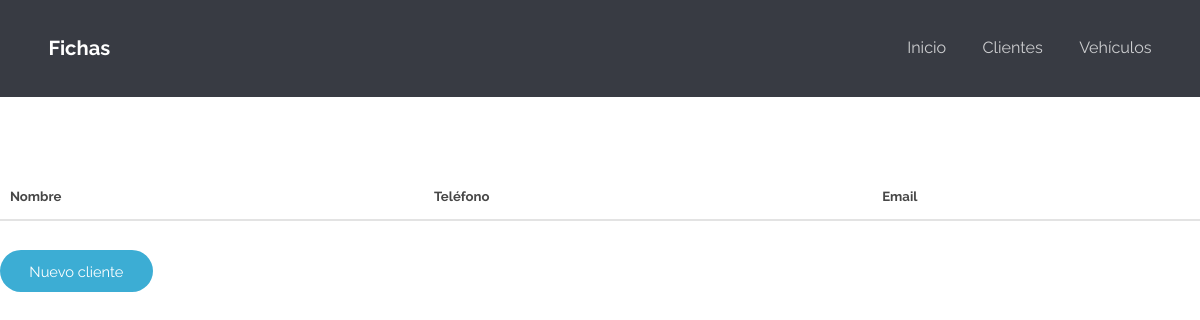
Before: /fichas/clientes/ with the older database file.
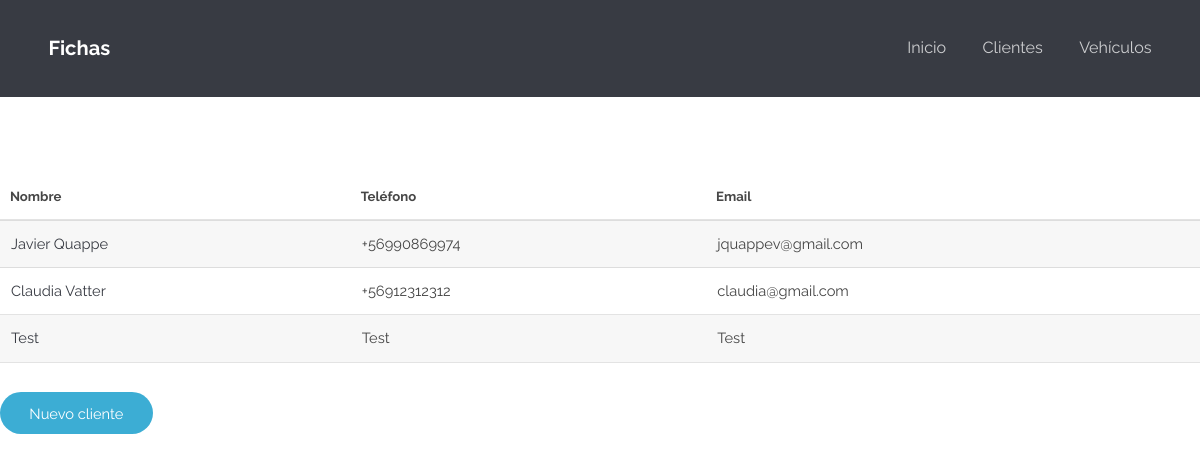
After: the same page with the newer database file.
### fichas/models.py (models this page shows, shortened)
class Cliente(models.Model):
	rut			= models.CharField(max_length = 10)
	nombre		= models.CharField(max_length = 100)
	telefono	= models.CharField(max_length = 12)
	email		= models.CharField(max_length = 100, blank = True)
	def get_absolute_url(self):
		return reverse("fichas:cliente-detail", kwargs={"id": self.id})

### fichas/views.py (the view)
# urls.py: path('clientes/', cliente_list_view, name='cliente-list'),
def cliente_list_view(request):
	queryset = Cliente.objects.all()
	context = {
		"object_list": queryset
	}
	return render(request, "clientes/cliente_list.html", context)

### fichas/templates/clientes/cliente_list.html (shortened to what this page needs)
{% extends 'fichas/base.html' %}
{% block content %}
<div class="lista">
	<table>
		<thead>
			<tr>
				<th>Nombre</th>
				<th>Teléfono</th>
				<th>Email</th>
			</tr>
		</thead>
		{% for instance in object_list %}
		<tr>
			<td><a href='{{ instance.get_absolute_url }}'>{{ instance.nombre }}</a></td>
			<td>{{ instance.telefono }}</td>
			<td>{{ instance.email }}</td>
		</tr>
		{% endfor %}
	</table>
<form action="./crear/">
    <input type="submit" value="Nuevo cliente" />
</form>
</div>
{% endblock %}

Changed rows visible on the page:
added Cliente: nombre "Javier Quappe", telefono "+56990869974", email "jquappev@gmail.com"
added Cliente: nombre "Claudia Vatter", telefono "+56912312312", email "claudia@gmail.com"
added Cliente: nombre "Test", telefono "Test", email "Test"
